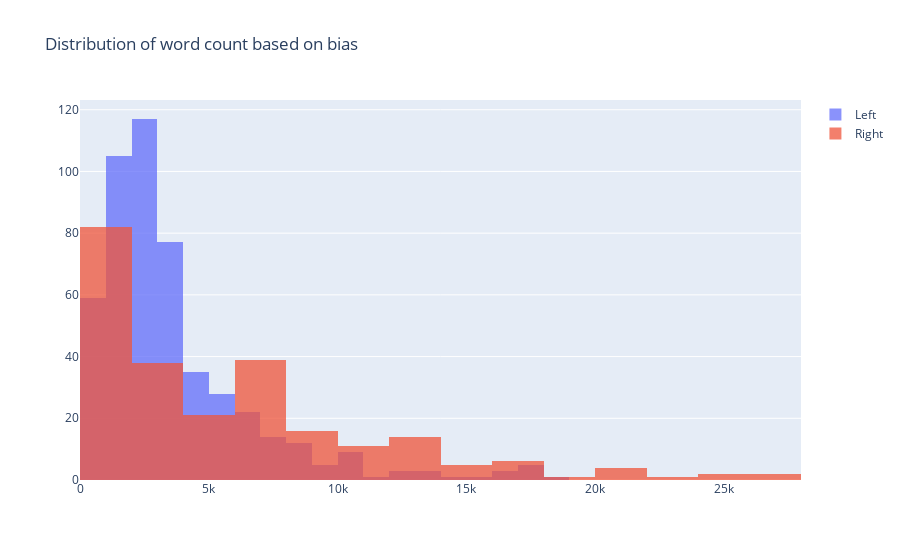

The cell this chart's notebook holds for it:
### Code cell
x1 = df.loc[df['Bias_num'] == 1, 'word_count']
x0 = df.loc[df['Bias_num'] == 0, 'word_count']

trace1 = go.Histogram(
    x=x0, name='Left',
    opacity=0.75
)
trace2 = go.Histogram(
    x=x1, name = 'Right',
    opacity=0.75
)

data = [trace1, trace2]
layout = go.Layout(barmode='overlay', title='Distribution of word count based on bias')
fig = go.Figure(data=data, layout=layout)
fig.show()

### Figure 1 — Plotly figure (JSON) as saved in the notebook; plotly's stock layout.template omitted (floating-point values rounded to 4 significant figures; data arrays with more than 128 entries replaced by an {"elided": "..."} marker saying what was removed)
{"data": [{"name": "Left", "opacity": 0.75, "type": "histogram", "x": {"elided": "501 int values"}}, {"name": "Right", "opacity": 0.75, "type": "histogram", "x": {"elided": "242 int values"}}], "layout": {"barmode": "overlay", "title": {"text": "Distribution of word count based on bias"}}}
